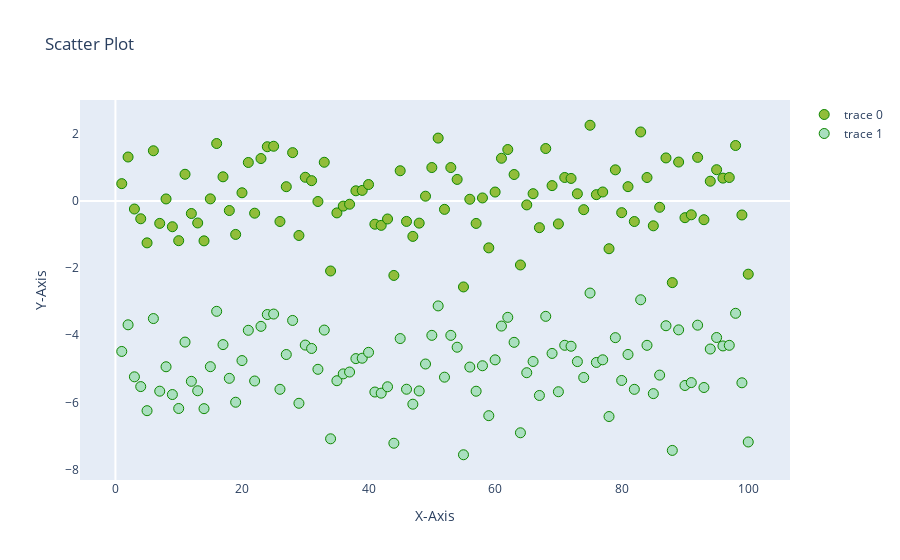

The cell this chart's notebook holds for it:
### Code cell
x_Values = np.linspace(1, 100, 100)
y_Values = np.random.randn(100)

data0 = go.Scatter(
    x = x_Values,
    y = y_Values,
    mode = 'markers',
    marker = dict(
        size=10,
        color = '#91BD3A',
        symbol = 'circle',
        line = dict(width=1,color='#0E8700')
    )
    )

data1 = go.Scatter(
    x = x_Values,
    y = y_Values - 5,
    mode = 'markers',
    marker = dict(
        size=10,
        color = '#a9dfbf',
        symbol = 'circle',
        line = dict(width=1,color='#0E8700')
    )
    )

data=[data0,data1]

layout = go.Layout(
    title = 'Scatter Plot',
    xaxis = dict(
        title = 'X-Axis',
        showgrid = False,
        showline = False,
    ),
    yaxis = dict(
        title = 'Y-Axis',
        showgrid = False,
        showline = False,
    ),
)
fig = go.Figure(data= data,layout=layout)
iplot(fig)

### Figure 1 — Plotly figure (JSON) as saved in the notebook; plotly's stock layout.template omitted (floating-point values rounded to 4 significant figures)
{"data": [{"marker": {"color": "#91BD3A", "line": {"color": "#0E8700", "width": 1}, "size": 10, "symbol": "circle"}, "mode": "markers", "type": "scatter", "x": [1, 2, 3, 4, 5, 6, 7, 8, 9, 10, 11, 12, 13, 14, 15, 16, 17, 18, 19, 20, 21, 22, 23, 24, 25, 26, 27, 28, 29, 30, 31, 32, 33, 34, 35, 36, 37, 38, 39, 40, 41, 42, 43, 44, 45, 46, 47, 48, 49, 50, 51, 52, 53, 54, 55, 56, 57, 58, 59, 60, 61, 62, 63, 64, 65, 66, 67, 68, 69, 70, 71, 72, 73, 74, 75, 76, 77, 78, 79, 80, 81, 82, 83, 84, 85, 86, 87, 88, 89, 90, 91, 92, 93, 94, 95, 96, 97, 98, 99, 100], "y": [0.5153, 1.309, -0.2408, -0.5318, -1.25, 1.495, -0.6687, 0.05947, -0.7688, -1.184, 0.7945, -0.3748, -0.6564, -1.19, 0.06141, 1.711, 0.7189, -0.2857, -0.9978, 0.2436, 1.146, -0.3651, 1.263, 1.615, 1.629, -0.6129, 0.424, 1.439, -1.029, 0.7052, 0.6043, -0.01694, 1.152, -2.087, -0.3567, -0.1535, -0.09818, 0.3019, 0.3139, 0.4886, -0.6939, -0.7278, -0.5376, -2.22, 0.8993, -0.6105, -1.056, -0.6614, 0.1412, 0.9951, 1.872, -0.2512, 0.9943, 0.6412, -2.563, 0.05018, -0.6702, 0.08908, -1.398, 0.2649, 1.271, 1.532, 0.787, -1.908, -0.1181, 0.2162, -0.7964, 1.561, 0.4563, -0.6853, 0.6987, 0.6701, 0.2132, -0.2604, 2.255, 0.1874, 0.2665, -1.424, 0.9264, -0.3492, 0.4257, -0.6133, 2.055, 0.6979, -0.7415, -0.1897, 1.281, -2.433, 1.159, -0.4991, -0.4127, 1.298, -0.559, 0.5875, 0.9306, 0.6796, 0.6979, 1.652, -0.4185, -2.182]}, {"marker": {"color": "#a9dfbf", "line": {"color": "#0E8700", "width": 1}, "size": 10, "symbol": "circle"}, "mode": "markers", "type": "scatter", "x": [1, 2, 3, 4, 5, 6, 7, 8, 9, 10, 11, 12, 13, 14, 15, 16, 17, 18, 19, 20, 21, 22, 23, 24, 25, 26, 27, 28, 29, 30, 31, 32, 33, 34, 35, 36, 37, 38, 39, 40, 41, 42, 43, 44, 45, 46, 47, 48, 49, 50, 51, 52, 53, 54, 55, 56, 57, 58, 59, 60, 61, 62, 63, 64, 65, 66, 67, 68, 69, 70, 71, 72, 73, 74, 75, 76, 77, 78, 79, 80, 81, 82, 83, 84, 85, 86, 87, 88, 89, 90, 91, 92, 93, 94, 95, 96, 97, 98, 99, 100], "y": [-4.485, -3.691, -5.241, -5.532, -6.25, -3.505, -5.669, -4.941, -5.769, -6.184, -4.206, -5.375, -5.656, -6.19, -4.939, -3.289, -4.281, -5.286, -5.998, -4.756, -3.854, -5.365, -3.737, -3.385, -3.371, -5.613, -4.576, -3.561, -6.029, -4.295, -4.396, -5.017, -3.848, -7.087, -5.357, -5.153, -5.098, -4.698, -4.686, -4.511, -5.694, -5.728, -5.538, -7.22, -4.101, -5.611, -6.056, -5.661, -4.859, -4.005, -3.128, -5.251, -4.006, -4.359, -7.563, -4.95, -5.67, -4.911, -6.398, -4.735, -3.729, -3.468, -4.213, -6.908, -5.118, -4.784, -5.796, -3.439, -4.544, -5.685, -4.301, -4.33, -4.787, -5.26, -2.745, -4.813, -4.734, -6.424, -4.074, -5.349, -4.574, -5.613, -2.945, -4.302, -5.741, -5.19, -3.719, -7.433, -3.841, -5.499, -5.413, -3.702, -5.559, -4.413, -4.069, -4.32, -4.302, -3.348, -5.418, -7.182]}], "layout": {"title": {"text": "Scatter Plot"}, "xaxis": {"showgrid": false, "showline": false, "title": {"text": "X-Axis"}}, "yaxis": {"showgrid": false, "showline": false, "title": {"text": "Y-Axis"}}}}
